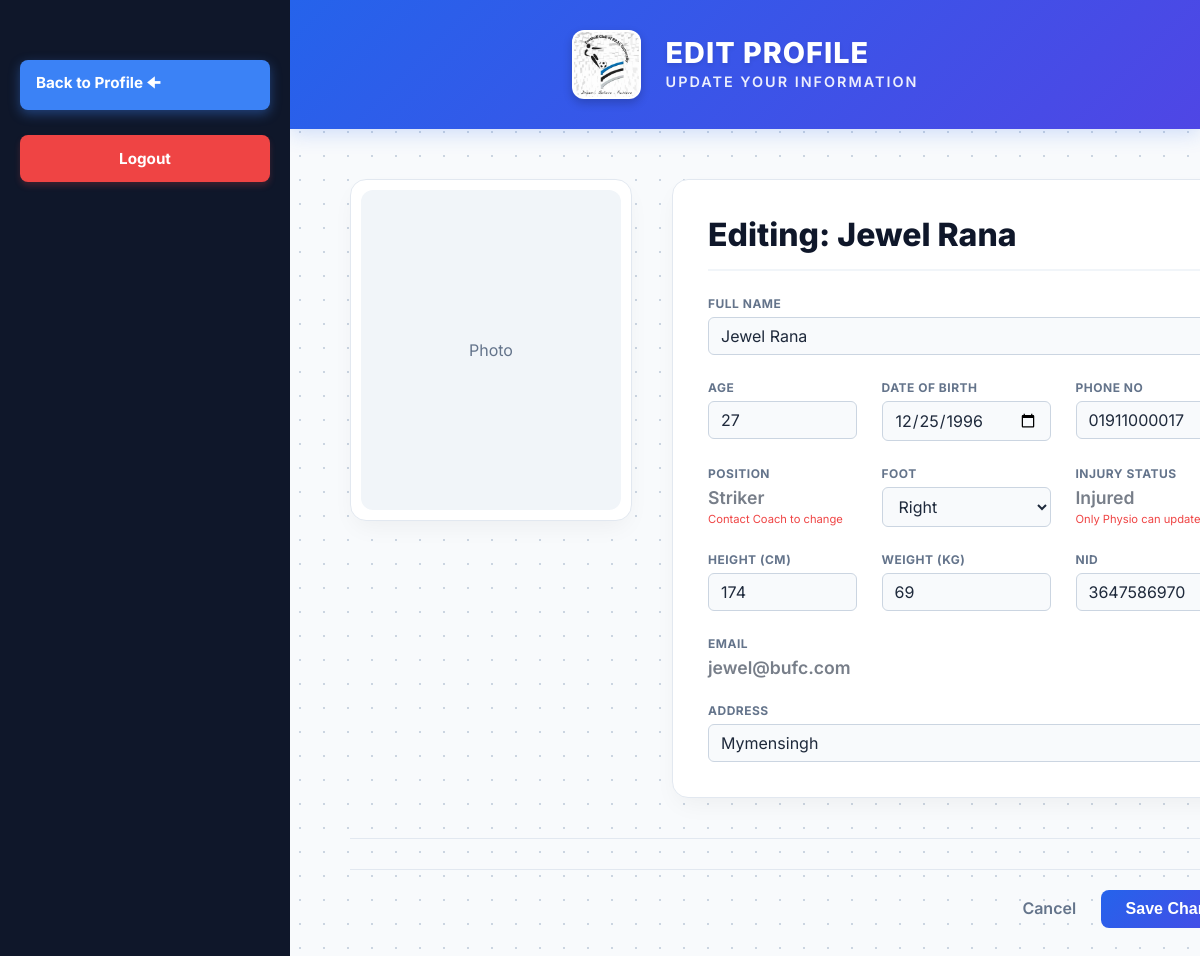
/codes/editPlayerProfile.php (signed in), run on an earlier commit of the app's database.
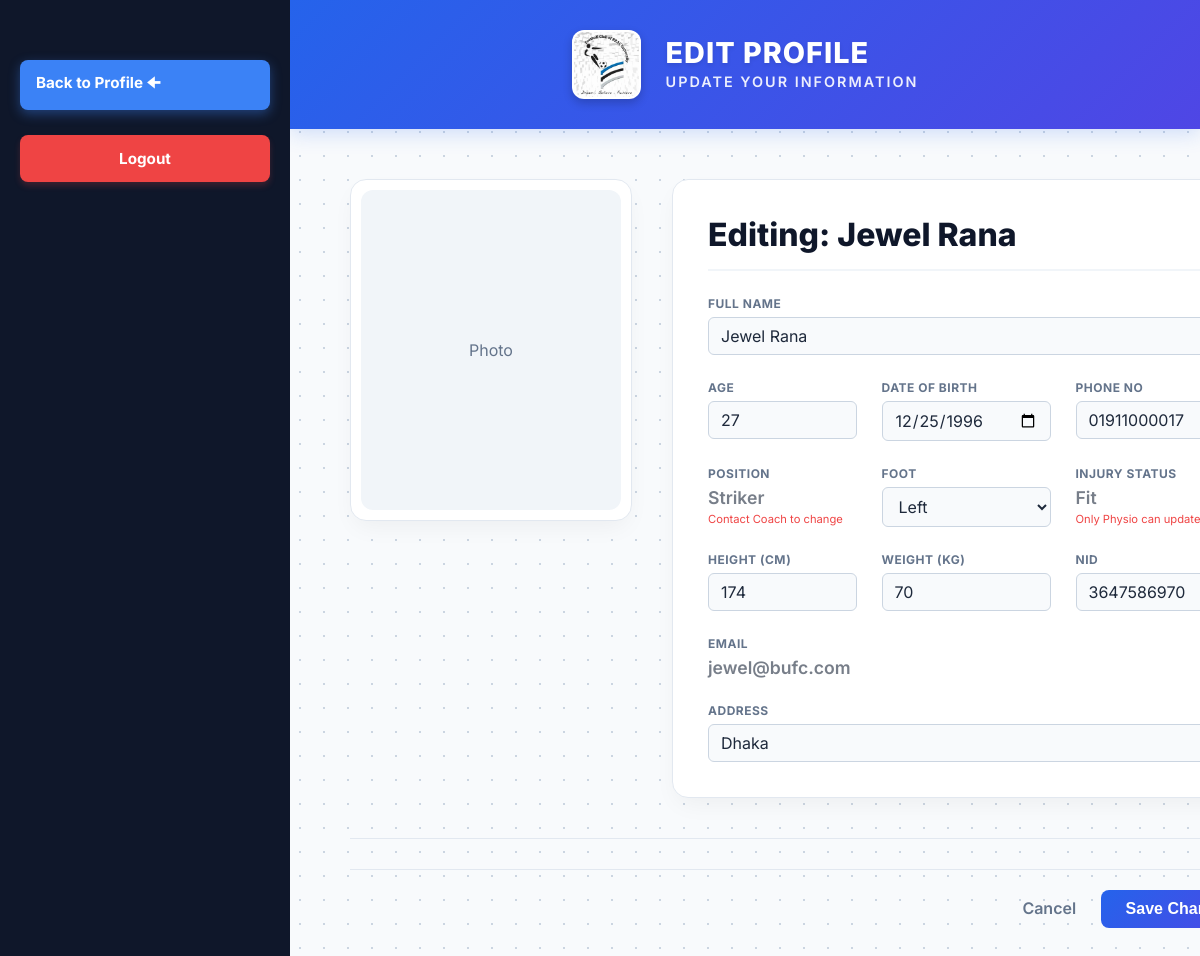
And on a later commit of the database.
### tables this page shows
CREATE TABLE `player` (
  `Player_ID` int(11) NOT NULL,
  `Position` varchar(50) DEFAULT NULL,
  `Preferred_foot` varchar(20) DEFAULT NULL,
  `Height` float DEFAULT NULL,
  `Weight` float DEFAULT NULL,
  `Current_Injury_Status` varchar(50) DEFAULT NULL
);

CREATE TABLE `users` (
  `User_ID` int(11) NOT NULL,
  `Name` varchar(100) NOT NULL,
  `Age` int(11) DEFAULT NULL,
  `NID` varchar(50) DEFAULT NULL,
  `Email` varchar(100) DEFAULT NULL,
  `Address` varchar(255) DEFAULT NULL,
  `Phone_No` varchar(20) DEFAULT NULL,
  `Date_of_Birth` date DEFAULT NULL,
  `salary` decimal(10,2) DEFAULT NULL,
  `contract_start_date` date DEFAULT NULL,
  `contract_end_date` date DEFAULT NULL,
  `Password` varchar(255) NOT NULL,
  `Role` varchar(20) NOT NULL
);

### codes/editPlayerProfile.php (the view, shortened to what the changed rows need)
<?php
require_once('dbconnect.php');
$user_id = $_SESSION['user_id'];
$role = $_SESSION['user_role'];
$query_base = "SELECT * FROM users u JOIN Player p ON u.User_ID = p.Player_ID WHERE u.User_ID = '$user_id'";
$result_base = mysqli_query($conn, $query_base);
$base = mysqli_fetch_assoc($result_base);
?>
<!DOCTYPE html>
<html lang="en">
<head>
    <link rel="stylesheet" href="playerProfile.css">
</head>
<body>
<div class="dashboard-container">
    <div class="main-content">
        <header class="top-header">
            <div class="brand-group">
                <div class="header-text-group">
                    <h1>EDIT PROFILE</h1>
                </div>
            </div>
        </header>
        <div class="profile-container fade-in">
            <form method="POST" action="">
                <div class="top-section">
                    <div class="details-box">
                        <div class="details-header">
                            <div class="header-left-group">
                                <h2 class="player-name">Editing: <?php echo htmlspecialchars($base['Name']); ?></h2>
                            </div>
                        </div>
                        <div class="info-grid">
                            <div class="info-item full">
                                <label>Full Name</label>
                                <input type="text" name="name" class="edit-input" value="<?php echo htmlspecialchars($base['Name']); ?>" required>
                            </div>
                            <div class="info-item">
                                <label>Age</label>
                                <input type="number" name="age" class="edit-input" value="<?php echo htmlspecialchars($base['Age']); ?>" required>
                            </div>
                            <div class="info-item">
                                <label>Date of Birth</label>
                                <input type="date" name="dob" class="edit-input" value="<?php echo htmlspecialchars($base['Date_of_Birth']); ?>" required>
                            </div>
                            <div class="info-item">
                                <label>Phone No</label>
                                <input type="text" name="phone" class="edit-input" value="<?php echo htmlspecialchars($base['Phone_No']); ?>" required>
                            </div>
                            <div class="info-item">
                                <label>Position</label>
                                <?php if ($role == 'regular_player'): ?>
                                    <div class="val readonly"><?php echo $base['Position']; ?></div>
                                    <div class="readonly-msg">Contact Coach to change</div>
                                <?php endif; ?>
                            </div>
                            <div class="info-item">
                                <label>Foot</label>
                                <select name="foot" class="edit-input">
                                    <option value="<?php echo $base['Preferred_foot']; ?>" selected><?php echo $base['Preferred_foot']; ?></option>
                                </select>
                            </div>
                            <div class="info-item">
                                <label>Injury Status</label>
                                <?php if ($role == 'scouted_player'): ?>
                                    <select name="injury_status" class="edit-input">
                                        <option value="<?php echo $base['Current_Injury_Status']; ?>" selected><?php echo $base['Current_Injury_Status']; ?></option>
                                        <option value="Fit">Fit</option>
                                        <option value="Recovering">Recovering</option>
                                        <option value="Injured">Injured</option>
                                    </select>
                                <?php else: ?>
                                    <div class="val readonly"><?php echo $base['Current_Injury_Status']; ?></div>
                                    <div class="readonly-msg">Only Physio can update</div>
                                <?php endif; ?>
                            </div>
                            <div class="info-item">
                                <label>Height (cm)</label>
                                <input type="number" name="height" step="0.1" class="edit-input" value="<?php echo htmlspecialchars($base['Height']); ?>" required>
                            </div>
                            <div class="info-item">
                                <label>Weight (kg)</label>
                                <input type="number" name="weight" step="0.1" class="edit-input" value="<?php echo htmlspecialchars($base['Weight']); ?>" required>
                            </div>
                            <div class="info-item">
                                <label>NID</label>
                                <input type="text" name="nid" class="edit-input" value="<?php echo htmlspecialchars($base['NID']); ?>">
                            </div>
                            <div class="info-item full">
                                <label>Email</label>
                                <div class="val readonly"><?php echo htmlspecialchars($base['Email']); ?></div>
                            </div>
                            <div class="info-item full">
                                <label>Address</label>
                                <input type="text" name="address" class="edit-input" value="<?php echo htmlspecialchars($base['Address']); ?>">
                            </div>
                        </div>
                    </div>
                </div>
            </form>
        </div>
    </div>
</div>
</body>
</html>

What changed in the data, as far as the page shows it:
changed player "Striker": foot "Right" → "Left"; Current_Injury_Status "Injured" → "Fit"; weight "69" → "70"; address "Mymensingh" → "Dhaka"
